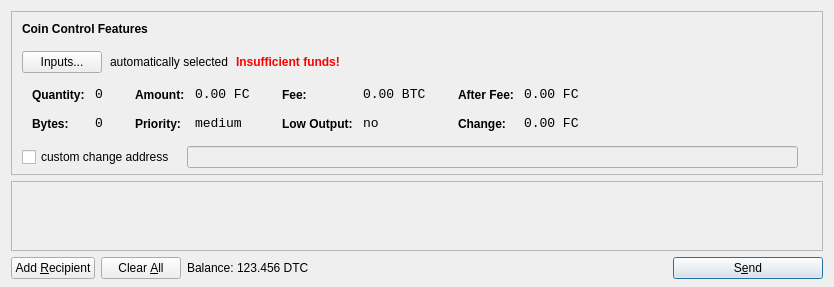
<?xml version="1.0" encoding="UTF-8"?>
<ui version="4.0">
 <class>SendCoinsDialog</class>
 <widget class="QDialog" name="SendCoinsDialog">
  <property name="geometry">
   <rect>
    <x>0</x>
    <y>0</y>
    <width>686</width>
    <height>217</height>
   </rect>
  </property>
  <property name="windowTitle">
   <string>Send Coins</string>
  </property>
  <layout class="QVBoxLayout" name="verticalLayout" stretch="0,1,0">
   <property name="bottomMargin">
    <number>8</number>
   </property>
   <item>
    <widget class="QFrame" name="frameCoinControl">
     <property name="sizePolicy">
      <sizepolicy hsizetype="Expanding" vsizetype="Expanding">
       <horstretch>0</horstretch>
       <verstretch>0</verstretch>
      </sizepolicy>
     </property>
     <property name="maximumSize">
      <size>
       <width>16777215</width>
       <height>16777215</height>
      </size>
     </property>
     <property name="frameShape">
      <enum>QFrame::StyledPanel</enum>
     </property>
     <property name="frameShadow">
      <enum>QFrame::Sunken</enum>
     </property>
     <layout class="QVBoxLayout" name="verticalLayoutCoinControl2">
      <property name="spacing">
       <number>-1</number>
      </property>
      <property name="leftMargin">
       <number>0</number>
      </property>
      <property name="topMargin">
       <number>0</number>
      </property>
      <property name="rightMargin">
       <number>0</number>
      </property>
      <property name="bottomMargin">
       <number>6</number>
      </property>
      <item>
       <layout class="QVBoxLayout" name="verticalLayoutCoinControl" stretch="0,0,0,0,1">
        <property name="spacing">
         <number>0</number>
        </property>
        <property name="leftMargin">
         <number>10</number>
        </property>
        <property name="topMargin">
         <number>10</number>
        </property>
        <item>
         <layout class="QHBoxLayout" name="horizontalLayoutCoinControl1">
          <property name="bottomMargin">
           <number>15</number>
          </property>
          <item>
           <widget class="QLabel" name="labelCoinControlFeatures">
            <property name="sizePolicy">
             <sizepolicy hsizetype="Preferred" vsizetype="Maximum">
              <horstretch>0</horstretch>
              <verstretch>0</verstretch>
             </sizepolicy>
            </property>
            <property name="font">
             <font>
              <weight>75</weight>
              <bold>true</bold>
             </font>
            </property>
            <property name="styleSheet">
             <string notr="true">font-weight:bold;</string>
            </property>
            <property name="text">
             <string>Coin Control Features</string>
            </property>
           </widget>
          </item>
         </layout>
        </item>
        <item>
         <layout class="QHBoxLayout" name="horizontalLayoutCoinControl2" stretch="0,0,0,0">
          <property name="spacing">
           <number>8</number>
          </property>
          <property name="bottomMargin">
           <number>10</number>
          </property>
          <item>
           <widget class="QPushButton" name="pushButtonCoinControl">
            <property name="styleSheet">
             <string notr="true"/>
            </property>
            <property name="text">
             <string>Inputs...</string>
            </property>
           </widget>
          </item>
          <item>
           <widget class="QLabel" name="labelCoinControlAutomaticallySelected">
            <property name="text">
             <string>automatically selected</string>
            </property>
            <property name="margin">
             <number>5</number>
            </property>
           </widget>
          </item>
          <item>
           <widget class="QLabel" name="labelCoinControlInsuffFunds">
            <property name="font">
             <font>
              <weight>75</weight>
              <bold>true</bold>
             </font>
            </property>
            <property name="styleSheet">
             <string notr="true">color:red;font-weight:bold;</string>
            </property>
            <property name="text">
             <string>Insufficient funds!</string>
            </property>
            <property name="margin">
             <number>5</number>
            </property>
           </widget>
          </item>
          <item>
           <spacer name="horizontalSpacerCoinControl">
            <property name="orientation">
             <enum>Qt::Horizontal</enum>
            </property>
            <property name="sizeHint" stdset="0">
             <size>
              <width>40</width>
              <height>1</height>
             </size>
            </property>
           </spacer>
          </item>
         </layout>
        </item>
        <item>
         <widget class="QWidget" name="widgetCoinControl" native="true">
          <property name="sizePolicy">
           <sizepolicy hsizetype="Preferred" vsizetype="Preferred">
            <horstretch>0</horstretch>
            <verstretch>0</verstretch>
           </sizepolicy>
          </property>
          <property name="minimumSize">
           <size>
            <width>0</width>
            <height>0</height>
           </size>
          </property>
          <property name="styleSheet">
           <string notr="true"/>
          </property>
          <layout class="QHBoxLayout" name="horizontalLayoutCoinControl5">
           <property name="margin">
            <number>0</number>
           </property>
           <item>
            <layout class="QHBoxLayout" name="horizontalLayoutCoinControl3" stretch="0,0,0,1">
             <property name="spacing">
              <number>20</number>
             </property>
             <property name="topMargin">
              <number>0</number>
             </property>
             <property name="bottomMargin">
              <number>10</number>
             </property>
             <item>
              <layout class="QFormLayout" name="formLayoutCoinControl1">
               <property name="horizontalSpacing">
                <number>10</number>
               </property>
               <property name="verticalSpacing">
                <number>14</number>
               </property>
               <property name="leftMargin">
                <number>10</number>
               </property>
               <property name="topMargin">
                <number>4</number>
               </property>
               <property name="rightMargin">
                <number>6</number>
               </property>
               <item row="0" column="0">
                <widget class="QLabel" name="labelCoinControlQuantityText">
                 <property name="styleSheet">
                  <string notr="true">font-weight:bold;</string>
                 </property>
                 <property name="text">
                  <string>Quantity:</string>
                 </property>
                 <property name="margin">
                  <number>0</number>
                 </property>
                </widget>
               </item>
               <item row="0" column="1">
                <widget class="QLabel" name="labelCoinControlQuantity">
                 <property name="font">
                  <font>
                   <family>Monospace</family>
                   <pointsize>10</pointsize>
                  </font>
                 </property>
                 <property name="cursor">
                  <cursorShape>IBeamCursor</cursorShape>
                 </property>
                 <property name="contextMenuPolicy">
                  <enum>Qt::ActionsContextMenu</enum>
                 </property>
                 <property name="text">
                  <string notr="true">0</string>
                 </property>
                 <property name="margin">
                  <number>0</number>
                 </property>
                 <property name="textInteractionFlags">
                  <set>Qt::LinksAccessibleByMouse|Qt::TextSelectableByKeyboard|Qt::TextSelectableByMouse</set>
                 </property>
                </widget>
               </item>
               <item row="1" column="0">
                <widget class="QLabel" name="labelCoinControlBytesText">
                 <property name="styleSheet">
                  <string notr="true">font-weight:bold;</string>
                 </property>
                 <property name="text">
                  <string>Bytes:</string>
                 </property>
                </widget>
               </item>
               <item row="1" column="1">
                <widget class="QLabel" name="labelCoinControlBytes">
                 <property name="font">
                  <font>
                   <family>Monospace</family>
                   <pointsize>10</pointsize>
                  </font>
                 </property>
                 <property name="cursor">
                  <cursorShape>IBeamCursor</cursorShape>
                 </property>
                 <property name="contextMenuPolicy">
                  <enum>Qt::ActionsContextMenu</enum>
                 </property>
                 <property name="text">
                  <string notr="true">0</string>
                 </property>
                 <property name="textInteractionFlags">
                  <set>Qt::LinksAccessibleByMouse|Qt::TextSelectableByKeyboard|Qt::TextSelectableByMouse</set>
                 </property>
                </widget>
               </item>
              </layout>
             </item>
             <item>
              <layout class="QFormLayout" name="formLayoutCoinControl2">
               <property name="horizontalSpacing">
                <number>10</number>
               </property>
               <property name="verticalSpacing">
                <number>14</number>
               </property>
               <property name="leftMargin">
                <number>6</number>
               </property>
               <property name="topMargin">
                <number>4</number>
               </property>
               <property name="rightMargin">
                <number>6</number>
               </property>
               <item row="0" column="0">
                <widget class="QLabel" name="labelCoinControlAmountText">
                 <property name="styleSheet">
                  <string notr="true">font-weight:bold;</string>
                 </property>
                 <property name="text">
                  <string>Amount:</string>
                 </property>
                 <property name="margin">
                  <number>0</number>
                 </property>
                </widget>
               </item>
               <item row="0" column="1">
                <widget class="QLabel" name="labelCoinControlAmount">
                 <property name="font">
                  <font>
                   <family>Monospace</family>
                   <pointsize>10</pointsize>
                  </font>
                 </property>
                 <property name="cursor">
                  <cursorShape>IBeamCursor</cursorShape>
                 </property>
                 <property name="contextMenuPolicy">
                  <enum>Qt::ActionsContextMenu</enum>
                 </property>
                 <property name="text">
                  <string notr="true">0.00 FC</string>
                 </property>
                 <property name="textInteractionFlags">
                  <set>Qt::LinksAccessibleByMouse|Qt::TextSelectableByKeyboard|Qt::TextSelectableByMouse</set>
                 </property>
                </widget>
               </item>
               <item row="1" column="0">
                <widget class="QLabel" name="labelCoinControlPriorityText">
                 <property name="styleSheet">
                  <string notr="true">font-weight:bold;</string>
                 </property>
                 <property name="text">
                  <string>Priority:</string>
                 </property>
                </widget>
               </item>
               <item row="1" column="1">
                <widget class="QLabel" name="labelCoinControlPriority">
                 <property name="font">
                  <font>
                   <family>Monospace</family>
                   <pointsize>10</pointsize>
                  </font>
                 </property>
                 <property name="cursor">
                  <cursorShape>IBeamCursor</cursorShape>
                 </property>
                 <property name="contextMenuPolicy">
                  <enum>Qt::ActionsContextMenu</enum>
                 </property>
                 <property name="text">
                  <string>medium</string>
                 </property>
                 <property name="textInteractionFlags">
                  <set>Qt::LinksAccessibleByMouse|Qt::TextSelectableByKeyboard|Qt::TextSelectableByMouse</set>
                 </property>
                </widget>
               </item>
              </layout>
             </item>
             <item>
              <layout class="QFormLayout" name="formLayoutCoinControl3">
               <property name="horizontalSpacing">
                <number>10</number>
               </property>
               <property name="verticalSpacing">
                <number>14</number>
               </property>
               <property name="leftMargin">
                <number>6</number>
               </property>
               <property name="topMargin">
                <number>4</number>
               </property>
               <property name="rightMargin">
                <number>6</number>
               </property>
               <item row="0" column="0">
                <widget class="QLabel" name="labelCoinControlFeeText">
                 <property name="styleSheet">
                  <string notr="true">font-weight:bold;</string>
                 </property>
                 <property name="text">
                  <string>Fee:</string>
                 </property>
                 <property name="margin">
                  <number>0</number>
                 </property>
                </widget>
               </item>
               <item row="0" column="1">
                <widget class="QLabel" name="labelCoinControlFee">
                 <property name="font">
                  <font>
                   <family>Monospace</family>
                   <pointsize>10</pointsize>
                  </font>
                 </property>
                 <property name="cursor">
                  <cursorShape>IBeamCursor</cursorShape>
                 </property>
                 <property name="contextMenuPolicy">
                  <enum>Qt::ActionsContextMenu</enum>
                 </property>
                 <property name="text">
                  <string notr="true">0.00 BTC</string>
                 </property>
                 <property name="textInteractionFlags">
                  <set>Qt::LinksAccessibleByMouse|Qt::TextSelectableByKeyboard|Qt::TextSelectableByMouse</set>
                 </property>
                </widget>
               </item>
               <item row="1" column="0">
                <widget class="QLabel" name="labelCoinControlLowOutputText">
                 <property name="styleSheet">
                  <string notr="true">font-weight:bold;</string>
                 </property>
                 <property name="text">
                  <string>Low Output:</string>
                 </property>
                </widget>
               </item>
               <item row="1" column="1">
                <widget class="QLabel" name="labelCoinControlLowOutput">
                 <property name="font">
                  <font>
                   <family>Monospace</family>
                   <pointsize>10</pointsize>
                  </font>
                 </property>
                 <property name="cursor">
                  <cursorShape>IBeamCursor</cursorShape>
                 </property>
                 <property name="contextMenuPolicy">
                  <enum>Qt::ActionsContextMenu</enum>
                 </property>
                 <property name="text">
                  <string>no</string>
                 </property>
                 <property name="textInteractionFlags">
                  <set>Qt::LinksAccessibleByMouse|Qt::TextSelectableByKeyboard|Qt::TextSelectableByMouse</set>
                 </property>
                </widget>
               </item>
              </layout>
             </item>
             <item>
              <layout class="QFormLayout" name="formLayoutCoinControl4">
               <property name="horizontalSpacing">
                <number>10</number>
               </property>
               <property name="verticalSpacing">
                <number>14</number>
               </property>
               <property name="leftMargin">
                <number>6</number>
               </property>
               <property name="topMargin">
                <number>4</number>
               </property>
               <property name="rightMargin">
                <number>6</number>
               </property>
               <item row="0" column="0">
                <widget class="QLabel" name="labelCoinControlAfterFeeText">
                 <property name="styleSheet">
                  <string notr="true">font-weight:bold;</string>
                 </property>
                 <property name="text">
                  <string>After Fee:</string>
                 </property>
                 <property name="margin">
                  <number>0</number>
                 </property>
                </widget>
               </item>
               <item row="0" column="1">
                <widget class="QLabel" name="labelCoinControlAfterFee">
                 <property name="font">
                  <font>
                   <family>Monospace</family>
                   <pointsize>10</pointsize>
                  </font>
                 </property>
                 <property name="cursor">
                  <cursorShape>IBeamCursor</cursorShape>
                 </property>
                 <property name="contextMenuPolicy">
                  <enum>Qt::ActionsContextMenu</enum>
                 </property>
                 <property name="text">
                  <string notr="true">0.00 FC</string>
                 </property>
                 <property name="textInteractionFlags">
                  <set>Qt::LinksAccessibleByMouse|Qt::TextSelectableByKeyboard|Qt::TextSelectableByMouse</set>
                 </property>
                </widget>
               </item>
               <item row="1" column="0">
                <widget class="QLabel" name="labelCoinControlChangeText">
                 <property name="styleSheet">
                  <string notr="true">font-weight:bold;</string>
                 </property>
                 <property name="text">
                  <string>Change:</string>
                 </property>
                </widget>
               </item>
               <item row="1" column="1">
                <widget class="QLabel" name="labelCoinControlChange">
                 <property name="font">
                  <font>
                   <family>Monospace</family>
                   <pointsize>10</pointsize>
                  </font>
                 </property>
                 <property name="cursor">
                  <cursorShape>IBeamCursor</cursorShape>
                 </property>
                 <property name="contextMenuPolicy">
                  <enum>Qt::ActionsContextMenu</enum>
                 </property>
                 <property name="text">
                  <string notr="true">0.00 FC</string>
                 </property>
                 <property name="textInteractionFlags">
                  <set>Qt::LinksAccessibleByMouse|Qt::TextSelectableByKeyboard|Qt::TextSelectableByMouse</set>
                 </property>
                </widget>
               </item>
              </layout>
             </item>
            </layout>
           </item>
          </layout>
         </widget>
        </item>
        <item>
         <layout class="QHBoxLayout" name="horizontalLayoutCoinControl4" stretch="0,0,0">
          <property name="spacing">
           <number>12</number>
          </property>
          <property name="sizeConstraint">
           <enum>QLayout::SetDefaultConstraint</enum>
          </property>
          <property name="topMargin">
           <number>5</number>
          </property>
          <property name="rightMargin">
           <number>5</number>
          </property>
          <item>
           <widget class="QCheckBox" name="checkBoxCoinControlChange">
            <property name="text">
             <string>custom change address</string>
            </property>
           </widget>
          </item>
          <item>
           <widget class="QLineEdit" name="lineEditCoinControlChange">
            <property name="enabled">
             <bool>false</bool>
            </property>
            <property name="sizePolicy">
             <sizepolicy hsizetype="Expanding" vsizetype="Fixed">
              <horstretch>0</horstretch>
              <verstretch>0</verstretch>
             </sizepolicy>
            </property>
           </widget>
          </item>
          <item>
           <widget class="QLabel" name="labelCoinControlChangeLabel">
            <property name="sizePolicy">
             <sizepolicy hsizetype="Preferred" vsizetype="Expanding">
              <horstretch>0</horstretch>
              <verstretch>0</verstretch>
             </sizepolicy>
            </property>
            <property name="minimumSize">
             <size>
              <width>0</width>
              <height>0</height>
             </size>
            </property>
            <property name="text">
             <string/>
            </property>
            <property name="margin">
             <number>3</number>
            </property>
           </widget>
          </item>
         </layout>
        </item>
        <item>
         <spacer name="verticalSpacerCoinControl">
          <property name="orientation">
           <enum>Qt::Vertical</enum>
          </property>
          <property name="sizeHint" stdset="0">
           <size>
            <width>800</width>
            <height>1</height>
           </size>
          </property>
         </spacer>
        </item>
       </layout>
      </item>
     </layout>
    </widget>
   </item>
   <item>
    <widget class="QScrollArea" name="scrollArea">
     <property name="widgetResizable">
      <bool>true</bool>
     </property>
     <widget class="QWidget" name="scrollAreaWidgetContents">
      <property name="geometry">
       <rect>
        <x>0</x>
        <y>0</y>
        <width>666</width>
        <height>165</height>
       </rect>
      </property>
      <layout class="QVBoxLayout" name="verticalLayout_2">
       <property name="margin">
        <number>0</number>
       </property>
       <item>
        <layout class="QVBoxLayout" name="entries">
         <property name="spacing">
          <number>6</number>
         </property>
        </layout>
       </item>
       <item>
        <spacer name="verticalSpacer">
         <property name="orientation">
          <enum>Qt::Vertical</enum>
         </property>
         <property name="sizeHint" stdset="0">
          <size>
           <width>20</width>
           <height>40</height>
          </size>
         </property>
        </spacer>
       </item>
      </layout>
     </widget>
    </widget>
   </item>
   <item>
    <layout class="QHBoxLayout" name="horizontalLayout">
     <item>
      <widget class="QPushButton" name="addButton">
       <property name="toolTip">
        <string>Send to multiple recipients at once</string>
       </property>
       <property name="text">
        <string>Add &amp;Recipient</string>
       </property>
       <property name="icon">
        <iconset resource="../bitcoin.qrc">
         <normaloff>:/icons/add</normaloff>:/icons/add</iconset>
       </property>
       <property name="autoDefault">
        <bool>false</bool>
       </property>
      </widget>
     </item>
     <item>
      <widget class="QPushButton" name="clearButton">
       <property name="sizePolicy">
        <sizepolicy hsizetype="Minimum" vsizetype="Fixed">
         <horstretch>0</horstretch>
         <verstretch>0</verstretch>
        </sizepolicy>
       </property>
       <property name="toolTip">
        <string>Remove all transaction fields</string>
       </property>
       <property name="text">
        <string>Clear &amp;All</string>
       </property>
       <property name="icon">
        <iconset resource="../bitcoin.qrc">
         <normaloff>:/icons/remove</normaloff>:/icons/remove</iconset>
       </property>
       <property name="autoRepeatDelay">
        <number>300</number>
       </property>
       <property name="autoDefault">
        <bool>false</bool>
       </property>
      </widget>
     </item>
     <item>
      <layout class="QHBoxLayout" name="horizontalLayout_2">
       <property name="spacing">
        <number>3</number>
       </property>
       <item>
        <widget class="QLabel" name="label">
         <property name="text">
          <string>Balance:</string>
         </property>
        </widget>
       </item>
       <item>
        <widget class="QLabel" name="labelBalance">
         <property name="cursor">
          <cursorShape>IBeamCursor</cursorShape>
         </property>
         <property name="text">
          <string>123.456 DTC</string>
         </property>
         <property name="textInteractionFlags">
          <set>Qt::LinksAccessibleByMouse|Qt::TextSelectableByKeyboard|Qt::TextSelectableByMouse</set>
         </property>
        </widget>
       </item>
      </layout>
     </item>
     <item>
      <spacer name="horizontalSpacer">
       <property name="orientation">
        <enum>Qt::Horizontal</enum>
       </property>
       <property name="sizeHint" stdset="0">
        <size>
         <width>40</width>
         <height>20</height>
        </size>
       </property>
      </spacer>
     </item>
     <item>
      <widget class="QPushButton" name="sendButton">
       <property name="minimumSize">
        <size>
         <width>150</width>
         <height>0</height>
        </size>
       </property>
       <property name="toolTip">
        <string>Confirm the send action</string>
       </property>
       <property name="text">
        <string>S&amp;end</string>
       </property>
       <property name="icon">
        <iconset resource="../bitcoin.qrc">
         <normaloff>:/icons/send</normaloff>:/icons/send</iconset>
       </property>
       <property name="default">
        <bool>true</bool>
       </property>
      </widget>
     </item>
    </layout>
   </item>
  </layout>
 </widget>
 <resources>
  <include location="../bitcoin.qrc"/>
 </resources>
 <connections/>
</ui>
